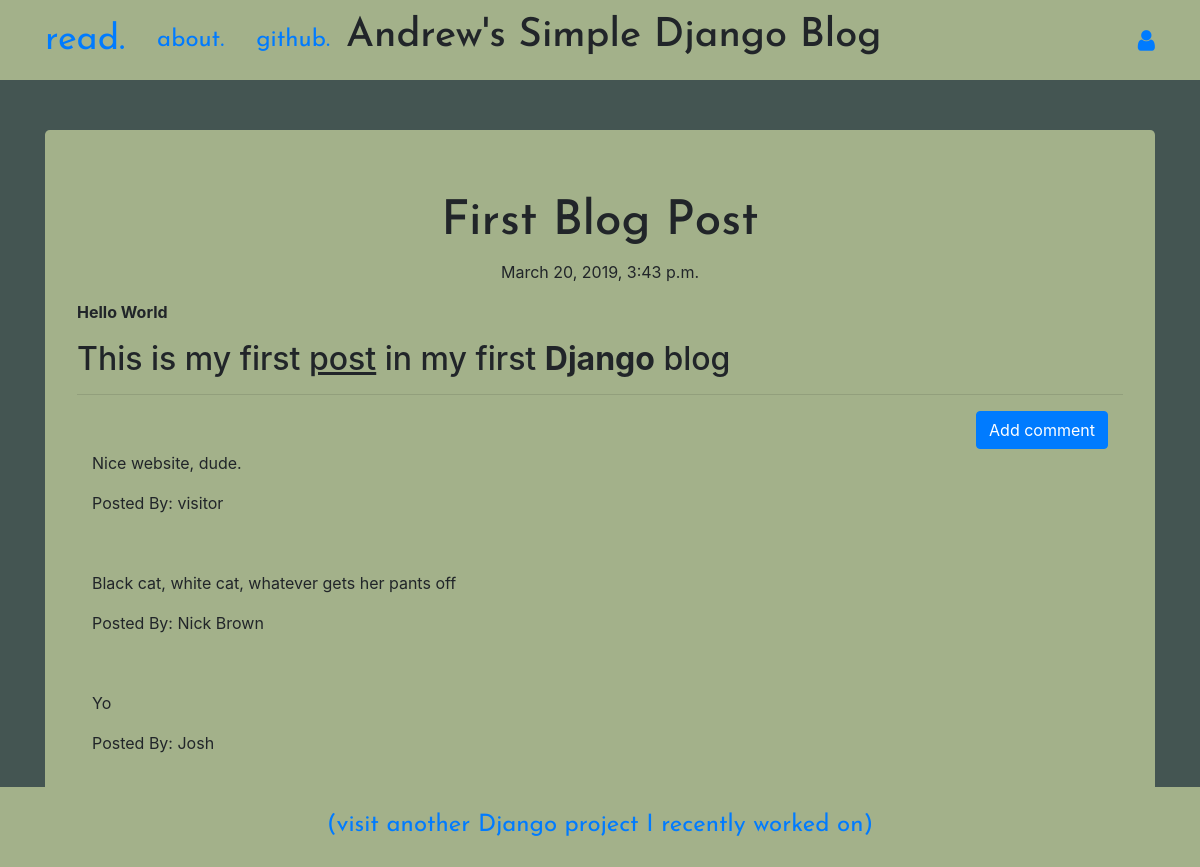
Screenshot of /post/2 with the database file from the repository.
### blog/models.py (models this page shows, shortened)
class Post(models.Model):
    author = models.ForeignKey('auth.User', on_delete=models.CASCADE)
    title = models.CharField(max_length=200)
    text = models.TextField()
    created_date = models.DateTimeField(default=timezone.now)
    published_date = models.DateTimeField(blank=True, null=True) # can be blank if you don't want to publish it yet or
    def publish(self):
        self.published_date = timezone.now()
        self.save()

class Comment(models.Model):
    post = models.ForeignKey('blog.Post', related_name='comments', on_delete=models.CASCADE)
    author = models.CharField(max_length=200)
    text = models.TextField()
    created_date = models.DateTimeField(default=timezone.now)
    approved_comment = models.BooleanField(default=False)

### blog/views.py (the view)
# urls.py: path('post/<int:pk>', views.PostDetailView.as_view(), name='post_detail'),
class PostDetailView(DetailView):
    model = Post

### blog/templates/blog/post_detail.html (shortened to what this page needs)
{% extends 'blog/base.html' %}
{% block content %}
<div class="jumbotron">
<h1 class="posttitle loader">{{post.title}}</h1>
{% if post.published_date %}
<div class="date postdate">
    {{post.published_date}}
</div>
{% else %}
<a class="btn btn-primary" href="{% url 'post_publish' pk=post.pk %}">Publish</a>
{% endif %}
<p class="postcontent">{{post.text|safe|linebreaksbr}}</p>
<hr>
<div class="container">
<a class="btn btn-primary btn-comment" href="{% url 'add_comment_to_post' pk=post.pk %}">Add comment</a>
    {% for comment in post.comments.all %}
    <br>
    {% if user.is_authenticated or comment.approved_comment %}
    <p>{{comment.text|safe|linebreaks}}</p>
    <p>Posted By: {{comment.author}}</p>
    {% endif %}
    {% empty %}
    <p>No Comments</p>
    {% endfor %}
</div>
</div>
{% endblock %}

### blog/static/css/blog.css (style rules this page uses)
body { background-color: #445552; }
.jumbotron { margin-top: 50px!important; background-color: #A3B18A; }
.postdate { text-align: center; }
.posttitle { font-family: 'Josefin Sans', sans-serif; font-size: 3em; text-align: center; }
.postcontent { font-family: 'Raleway', sans-seri; font-size: 1.5em; }
.btn-comment { float:right; display: inline-block; }
.loader { filter:hue-rotate(0deg); color: linear-gradient(45deg,#0f8,#08f); animation:hue 5000ms infinite linear; }

### rows the page displays
Post: title "First Blog Post", published_date "March 20, 2019, 3:43 p.m.", text "Hello World This is my first post in my first Django blog"
Comment: text "Nice website, dude.", author "visitor"
Comment: text "Black cat, white cat, whatever gets her pants off", author "Nick Brown"
Comment: text "Yo", author "Josh"
